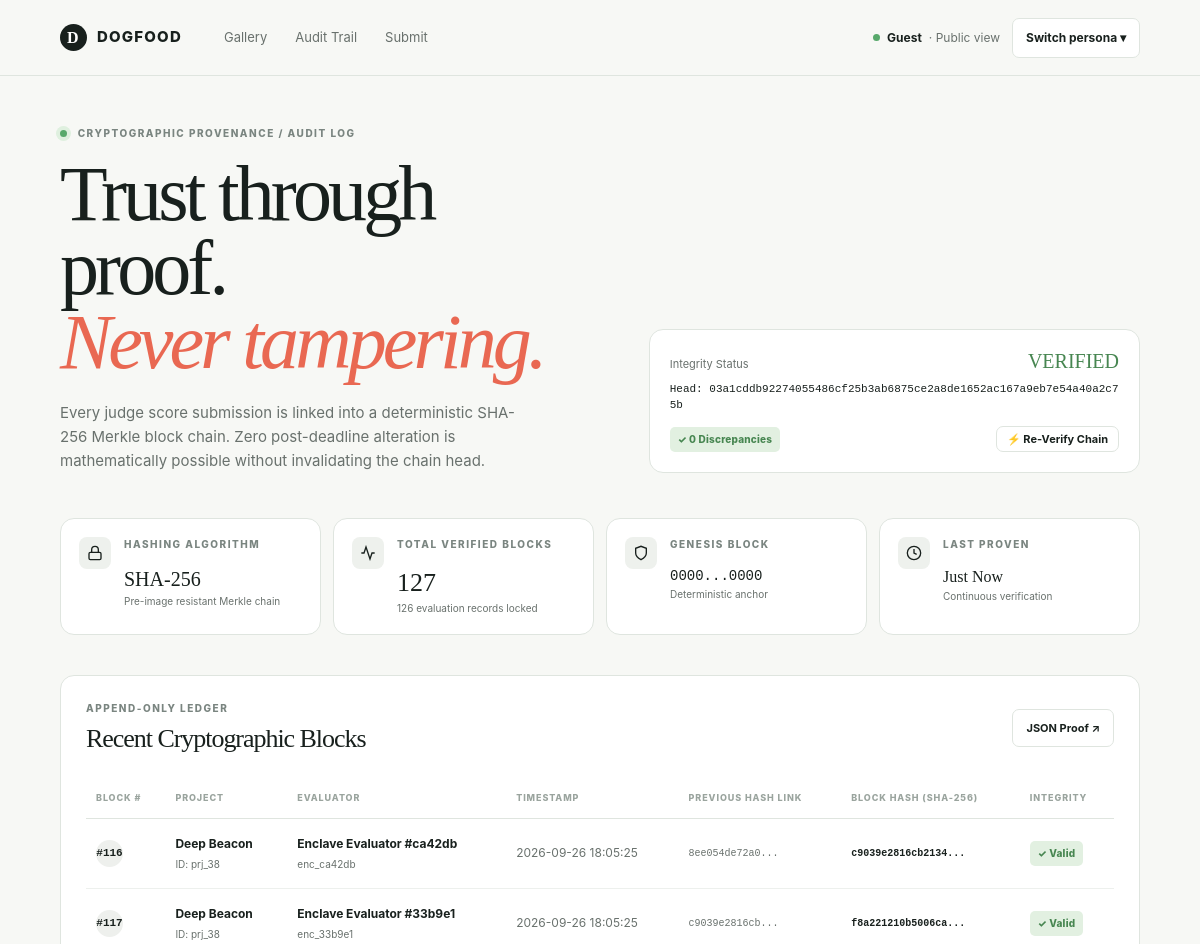
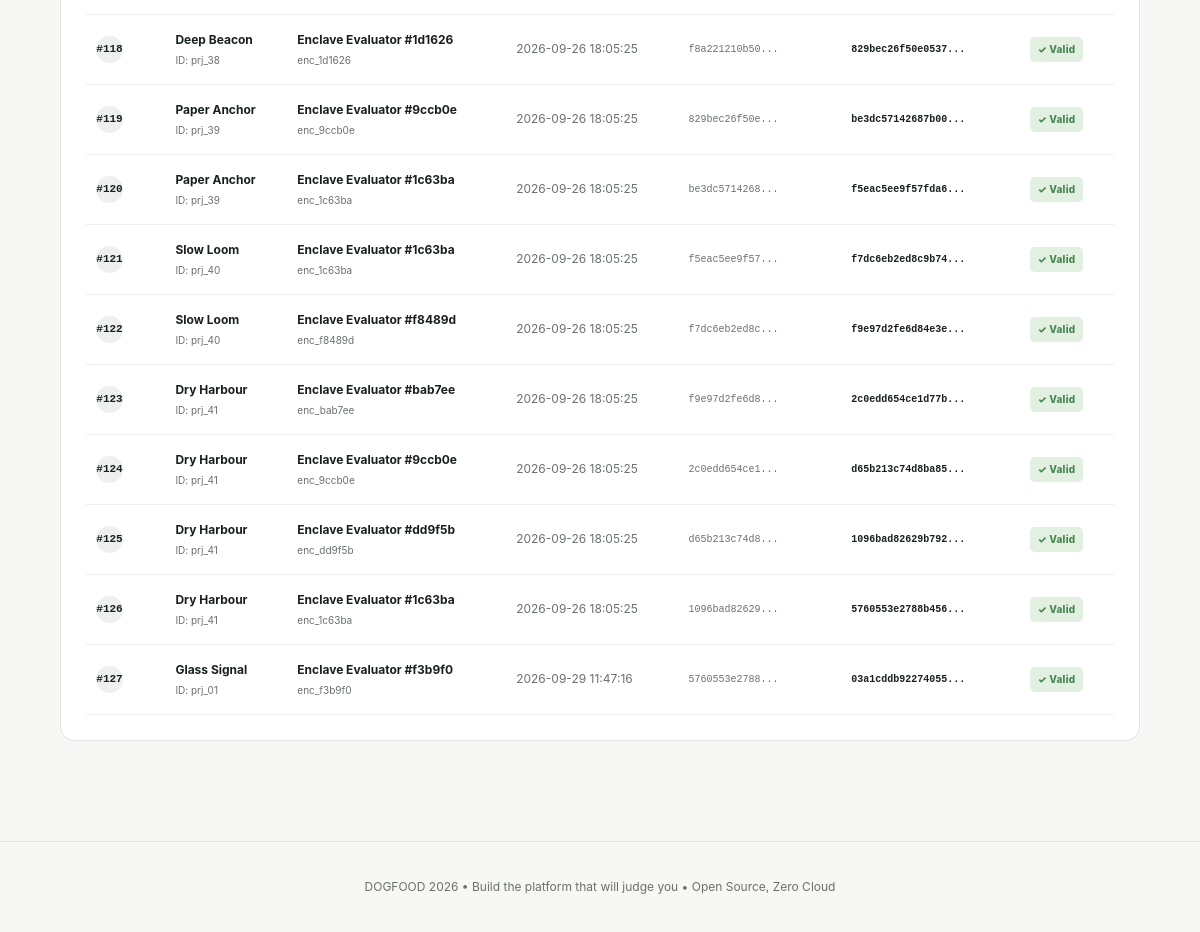
The page /audit on the database as committed earlier (2 pictures, top to bottom).
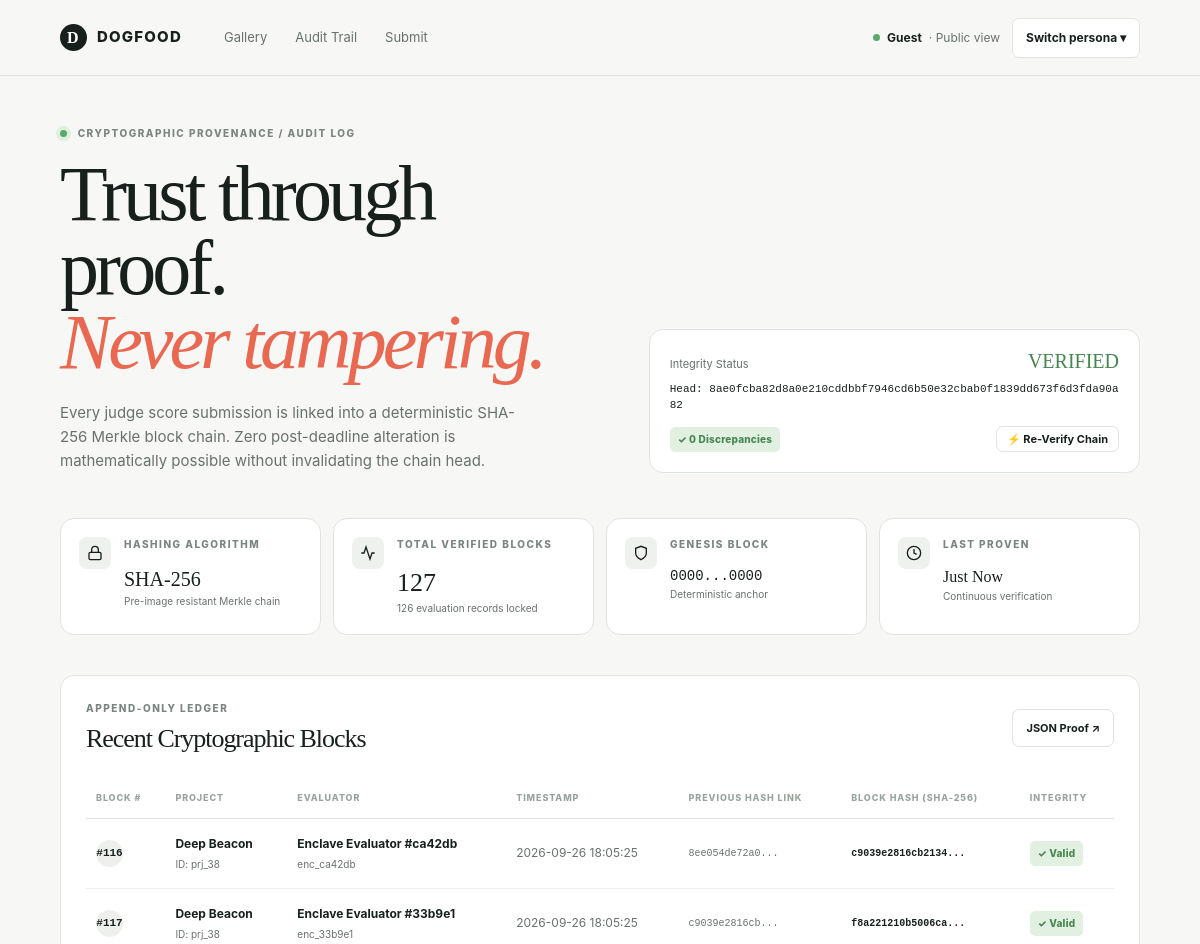
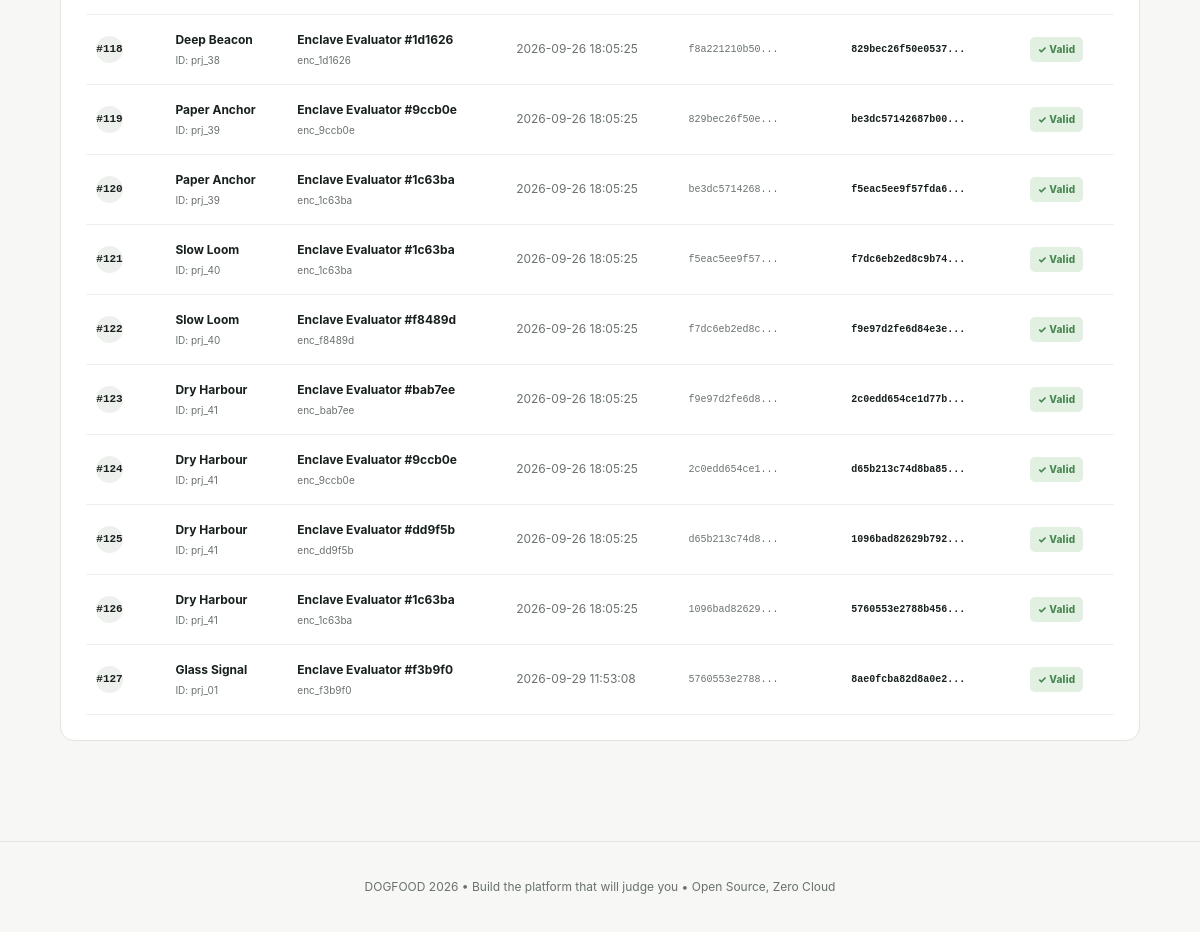
The same page on the database as committed later (2 pictures, top to bottom).
### tables this page shows
CREATE TABLE scores (
            id INTEGER PRIMARY KEY AUTOINCREMENT,
            judge_id TEXT NOT NULL,
            project_id TEXT NOT NULL,
            criteria_json TEXT NOT NULL,
            comment TEXT,
            updated_at TEXT DEFAULT (datetime('now', 'utc')),
            UNIQUE(judge_id, project_id),
            FOREIGN KEY (judge_id) REFERENCES users(id) ON DELETE CASCADE,
            FOREIGN KEY (project_id) REFERENCES projects(id) ON DELETE CASCADE
        );

CREATE TABLE projects (
            id TEXT PRIMARY KEY,
            team_id TEXT NOT NULL,
            track_id TEXT NOT NULL,
            title TEXT NOT NULL,
            summary TEXT,
            repo_url TEXT,
            submitted_at TEXT NOT NULL,
            is_draft INTEGER DEFAULT 0,
            FOREIGN KEY (track_id) REFERENCES tracks(id)
        );

### src/main.py (the view)
@app.get("/audit", response_class=HTMLResponse)
def audit_view(request: Request):
    current_user = get_current_user_optional(request)
    is_organizer = current_user.is_organizer() if current_user else False
    audit_data = compute_score_audit_chain(is_organizer=is_organizer)
    return templates.TemplateResponse(
        request=request,
        name="audit.html",
        context={
            "user": current_user,
            "audit": audit_data
        }
    )

### templates/audit.html (shortened to what this page needs)
{% extends "base.html" %}
{% block content %}
<div class="page-wrap workspace">
  <section class="workspace-header">
    <div>
      <p class="kicker"><span class="pulse"></span> CRYPTOGRAPHIC PROVENANCE / AUDIT LOG</p>
      <h1>Trust through proof.<br><em>Never tampering.</em></h1>
      <p class="hero-copy">
        Every judge score submission is linked into a deterministic SHA-256 Merkle block chain.
        Zero post-deadline alteration is mathematically possible without invalidating the chain head.
      </p>
    </div>
    <div class="progress-card" style="min-width: 320px;">
      <div class="progress-top">
        <span>Integrity Status</span>
        <strong style="color: #478651; font-size: 20px;">VERIFIED</strong>
      </div>
      <p style="margin-top: 8px; font-family: ui-monospace, monospace; font-size: 11px; word-break: break-all; color: var(--ink);">
        Head: {{ audit.chain_head }}
      </p>
      <div style="margin-top: 12px; display: flex; justify-content: space-between; align-items: center;">
        <span class="badge badge-green">✓ 0 Discrepancies</span>
        <button onclick="reverifyAudit()" id="reverify-btn" class="btn btn-secondary outline-button" style="font-size: 11px; padding: 4px 10px;">
          ⚡ Re-Verify Chain
        </button>
      </div>
    </div>
  </section>
  <div class="stats-grid">
    <div class="stat-card">
      <div class="stat-icon">
        <svg width="16" height="16" viewBox="0 0 24 24" fill="none" stroke="currentColor" stroke-width="2">
          <rect x="3" y="11" width="18" height="11" rx="2" ry="2"></rect>
          <path d="M7 11V7a5 5 0 0 1 10 0v4"></path>
        </svg>
      </div>
      <div>
        <p class="muted-label">Hashing Algorithm</p>
        <p class="stat-value" style="font-size: 20px;">SHA-256</p>
        <p class="stat-detail">Pre-image resistant Merkle chain</p>
      </div>
    </div>
    <div class="stat-card">
      <div class="stat-icon">
        <svg width="16" height="16" viewBox="0 0 24 24" fill="none" stroke="currentColor" stroke-width="2">
          <polyline points="22 12 18 12 15 21 9 3 6 12 2 12"></polyline>
        </svg>
      </div>
      <div>
        <p class="muted-label">Total Verified Blocks</p>
        <p class="stat-value">{{ audit.total_blocks }}</p>
        <p class="stat-detail">126 evaluation records locked</p>
      </div>
    </div>
    <div class="stat-card">
      <div class="stat-icon">
        <svg width="16" height="16" viewBox="0 0 24 24" fill="none" stroke="currentColor" stroke-width="2">
          <path d="M12 22s8-4 8-10V5l-8-3-8 3v7c0 6 8 10 8 10z"></path>
        </svg>
      </div>
      <div>
        <p class="muted-label">Genesis Block</p>
        <p class="stat-value" style="font-size: 14px; font-family: monospace;">0000...0000</p>
        <p class="stat-detail">Deterministic anchor</p>
      </div>
    </div>
    <div class="stat-card">
      <div class="stat-icon">
        <svg width="16" height="16" viewBox="0 0 24 24" fill="none" stroke="currentColor" stroke-width="2">
          <circle cx="12" cy="12" r="10"></circle>
          <polyline points="12 6 12 12 16 14"></polyline>
        </svg>
      </div>
      <div>
        <p class="muted-label">Last Proven</p>
        <p class="stat-value" style="font-size: 16px;">Just Now</p>
        <p class="stat-detail">Continuous verification</p>
      </div>
    </div>
  </div>
  <div class="table-card">
    <div class="table-heading">
      <div>
        <p class="kicker">APPEND-ONLY LEDGER</p>
        <h2>Recent Cryptographic Blocks</h2>
      </div>
      <a href="/api/audit/verify" target="_blank" class="btn btn-secondary outline-button" style="font-size: 11px;">
        JSON Proof ↗
      </a>
    </div>
    <div class="table-scroll">
      <table>
        <thead>
          <tr>
            <th>Block #</th>
            <th>Project</th>
            <th>Evaluator</th>
            <th>Timestamp</th>
            <th>Previous Hash Link</th>
            <th>Block Hash (SHA-256)</th>
            <th>Integrity</th>
          </tr>
        </thead>
        <tbody id="blocks-tbody">
          {% for b in audit.recent_blocks %}
            <tr>
              <td><span class="rank" style="background: #eef0ed; font-family: monospace;">#{{ b.block_index }}</span></td>
              <td><strong>{{ b.project_title }}</strong><span>ID: {{ b.project_id }}</span></td>
              <td><strong>{{ b.judge_name }}</strong><span>{{ b.judge_id }}</span></td>
              <td>{{ b.timestamp[:19] }}</td>
              <td style="font-family: ui-monospace, monospace; font-size: 10px; color: var(--muted);">{{ b.prev_hash[:12] }}...</td>
              <td style="font-family: ui-monospace, monospace; font-size: 10px; color: var(--ink);"><strong>{{ b.block_hash[:16] }}...</strong></td>
              <td><span class="badge badge-green">✓ Valid</span></td>
            </tr>
          {% else %}
            <tr><td colspan="7" style="text-align: center; padding: 2rem;">No score blocks mined yet.</td></tr>
          {% endfor %}
        </tbody>
      </table>
    </div>
  </div>
</div>
{% endblock %}

### templates/base.html (shortened to what this page needs)
<!DOCTYPE html>
<html lang="en">
<head>
  <link rel="stylesheet" href="/static/style.css">
</head>
<body>
  <div class="app-shell">
    <header class="topbar">
      <a class="brand" href="/projects" aria-label="DOGFOOD home">
        <span class="brand-mark">D</span>
        <span>DOGFOOD</span>
      </a>
      <nav class="nav-links">
        <a href="/projects">Gallery</a>
        <a href="/audit">Audit Trail</a>
        <a href="/projects/new">Submit</a>
      </nav>
      <div class="topbar-actions">
        <div class="role-indicator">
          <span class="status-dot"></span>
          {% if user %}
            <span>{{ user.role|capitalize }}</span>
            <span class="role-name">· {{ user.name }}</span>
          {% else %}
            <span>Guest</span>
            <span class="role-name">· Public view</span>
          {% endif %}
        </div>
        <button class="role-switch" type="button" onclick="openPersonaModal()">
          Switch persona ▾
        </button>
      </div>
    </header>
    <main id="top">
      {% block content %}{% endblock %}
    </main>
    <footer class="footer">
      <p>DOGFOOD 2026 &bull; Build the platform that will judge you &bull; Open Source, Zero Cloud</p>
    </footer>
  </div>
</body>
</html>

Rows that differ between the two databases and show on the page:
changed scores "prj_01": updated_at "2026-09-29 11:47:16" → "2026-09-29 11:53:08"; block_hash "03a1cddb92274055" → "8ae0fcba82d8a0e2"
Other text that changed with them:
{{ audit.chain_head }}: "03a1cddb92274055486cf25b3ab6875ce2a8de1652ac167a9eb7e54a40a2c75b" → "8ae0fcba82d8a0e210cddbbf7946cd6b50e32cbab0f1839dd673f6d3fda90a82"
